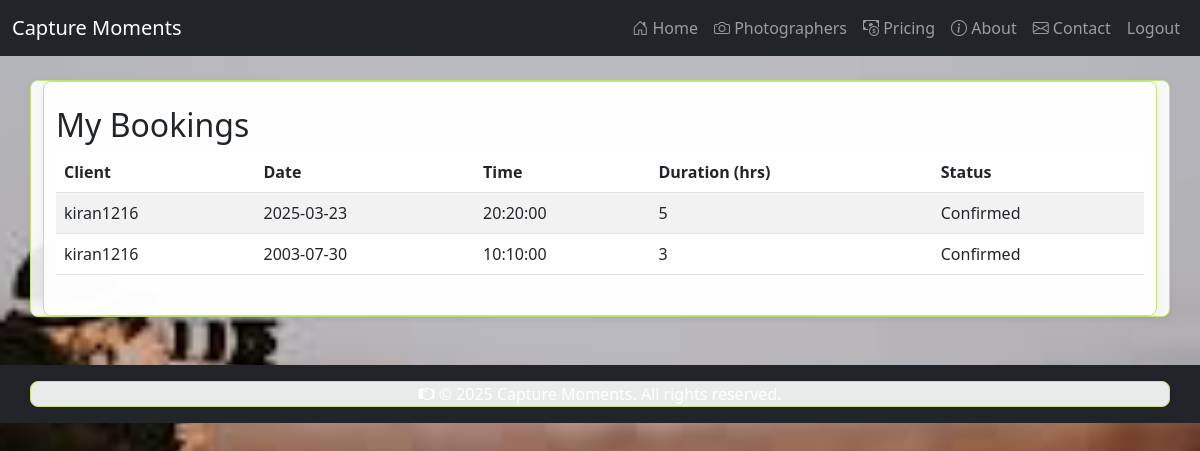
Page /my_bookings (signed in) on the committed database.
### app.py (models this page shows, shortened)
class Booking(db.Model):
    id = db.Column(db.Integer, primary_key=True)
    user_id = db.Column(db.Integer, db.ForeignKey('user.id'), nullable=False)
    photographer_id = db.Column(db.Integer, db.ForeignKey('photographer.id'), nullable=False)
    date = db.Column(db.Date, nullable=False)
    time = db.Column(db.Time, nullable=False)
    duration = db.Column(db.Integer, nullable=False)  # in hours
    status = db.Column(db.String(50), default='pending')
    created_at = db.Column(db.DateTime, default=datetime.utcnow)

class User(db.Model):
    id = db.Column(db.Integer, primary_key=True)
    username = db.Column(db.String(80), unique=True, nullable=False)
    email = db.Column(db.String(120), unique=True, nullable=False)
    password_hash = db.Column(db.String(128), nullable=False)
    is_photographer = db.Column(db.Boolean, default=False)
    bookings = db.relationship('Booking', backref='user', lazy=True)
    reviews = db.relationship('Review', backref='user', lazy=True)

### app.py (the view)
@app.route('/my_bookings')
@login_required()
def my_bookings():
    if session.get('is_photographer'):
        photographer = Photographer.query.filter_by(user_id=session['user_id']).first()
        bookings = Booking.query.filter_by(photographer_id=photographer.id).all() if photographer else []
    else:
        bookings = Booking.query.filter_by(user_id=session['user_id']).all()
    return render_template('my_bookings.html', bookings=bookings)

### app.py (called while the page is built, shortened)
def login_required(role=None):
    def decorator(f):
        @wraps(f)
        def decorated_function(*args, **kwargs):
            if 'user_id' not in session:
                flash('Please log in to access this page.', 'warning')
                return redirect(url_for('login'))
            return f(*args, **kwargs)
        return decorated_function
    return decorator

@app.context_processor
def inject_current_year():
    from datetime import datetime
    return {'current_year': datetime.now().year}

### templates/my_bookings.html (shortened to what this page needs)
{% extends 'base.html' %}
{% block content %}
<div class="container py-4">
    <h2>My Bookings</h2>
    {% if bookings %}
    <div class="table-responsive">
        <table class="table table-striped">
            <thead>
                <tr>
                    <th>{% if session.get('is_photographer') %}Client{% else %}Photographer{% endif %}</th>
                    <th>Date</th>
                    <th>Time</th>
                    <th>Duration (hrs)</th>
                    <th>Status</th>
                </tr>
            </thead>
            <tbody>
                {% for booking in bookings %}
                <tr>
                    <td>
                        {% if session.get('is_photographer') %}
                            {{ booking.user.username }}
                        {% else %}
                            {{ booking.photographer.name }}
                        {% endif %}
                    </td>
                    <td>{{ booking.date }}</td>
                    <td>{{ booking.time }}</td>
                    <td>{{ booking.duration }}</td>
                    <td>
                        {% if booking.status == 'pending' %}
                            <span class="badge bg-warning text-dark">Pending</span>
                        {% elif booking.status == 'accepted' %}
                            <span class="badge bg-success">Accepted</span>
                        {% elif booking.status == 'rejected' %}
                            <span class="badge bg-danger">Rejected</span>
                        {% else %}
                            {{ booking.status|capitalize }}
                        {% endif %}
                    </td>
                </tr>
                {% endfor %}
            </tbody>
        </table>
    </div>
    {% else %}
    <p>No bookings yet.</p>
    {% endif %}
</div>
{% endblock %}

### static/css/styles.css (style rules this page uses)
:root { --primary: #bfff00; --primary-dark: #4b5e06; --secondary: #f3f3f3; --accent: #d4ff37; --text: #222; --text-light: #f3f3f3; --card-bg: rgba(255,255,255,0.90); --card-border: #c6e377; --danger: #e74c3c; --success: #27ae60; --warning: #f39c12; }
body { background-image: url('../img/background.jpg'); background-size: cover; background-repeat: no-repeat; background-attachment: fixed; background-position: center; color: var(--text); min-height: 100vh; }
.card, .container, .form-box { background: var(--card-bg); border: 1px solid var(--card-border); border-radius: 8px; box-shadow: 0 2px 8px rgba(0,0,0,0.05); }

### rows in the picture
Booking: user.username "kiran1216", date "2025-03-23", time "20:20:00", duration "5", status "Confirmed"
Booking: user.username "kiran1216", date "2003-07-30", time "10:10:00", duration "3", status "Confirmed"
